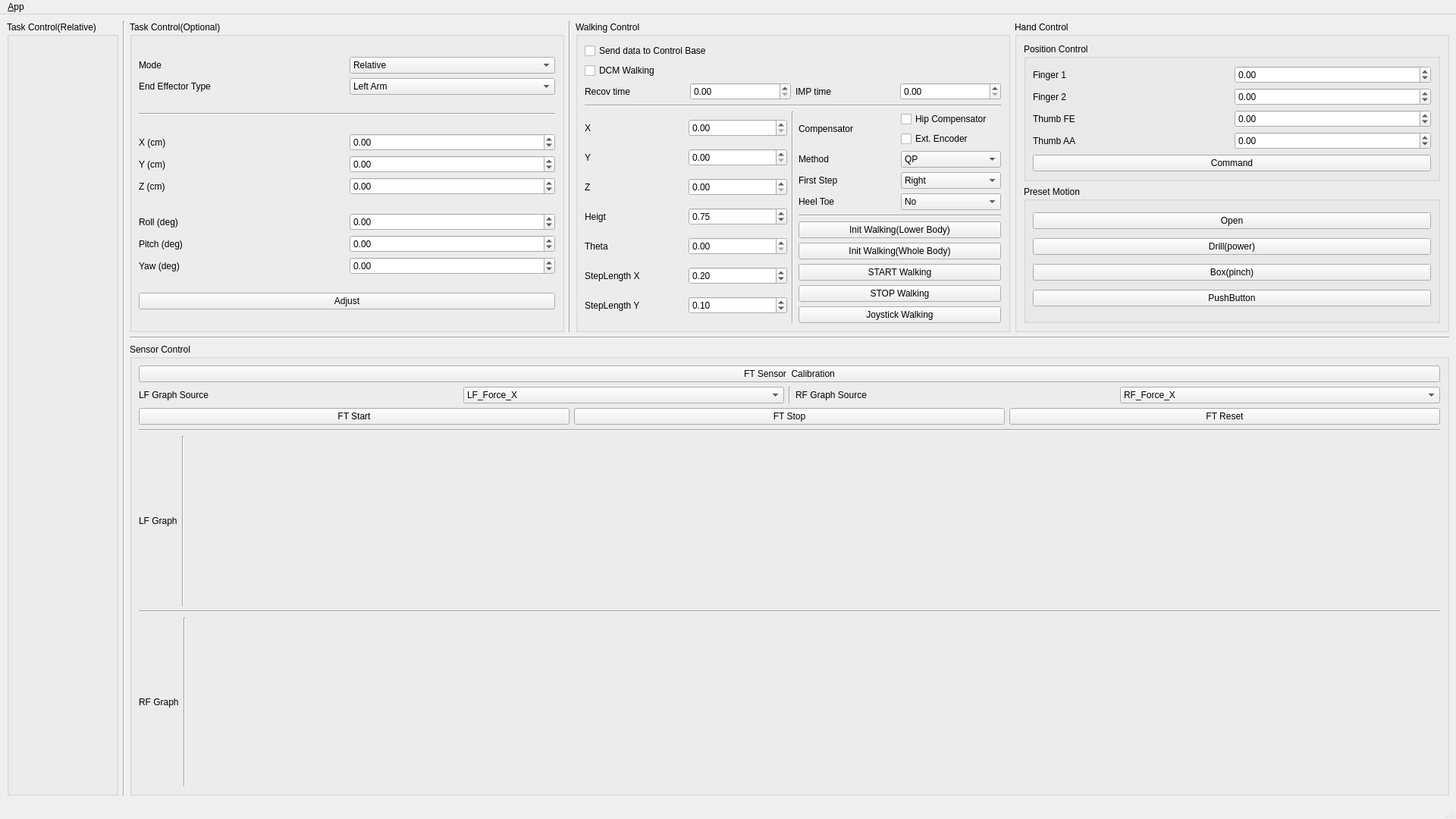
<?xml version="1.0" encoding="UTF-8"?>
<ui version="4.0">
 <class>TaskWindow</class>
 <widget class="QMainWindow" name="TaskWindow">
  <property name="geometry">
   <rect>
    <x>0</x>
    <y>0</y>
    <width>1920</width>
    <height>1080</height>
   </rect>
  </property>
  <property name="minimumSize">
   <size>
    <width>0</width>
    <height>880</height>
   </size>
  </property>
  <property name="windowTitle">
   <string>DYROS THORMANG User Interface</string>
  </property>
  <property name="windowIcon">
   <iconset>
    <normaloff>:/images/icon_2.png</normaloff>:/images/icon_2.png</iconset>
  </property>
  <property name="locale">
   <locale language="English" country="UnitedStates"/>
  </property>
  <property name="iconSize">
   <size>
    <width>24</width>
    <height>24</height>
   </size>
  </property>
  <widget class="QWidget" name="centralwidget">
   <layout class="QHBoxLayout">
    <item>
     <layout class="QVBoxLayout" name="verticalLayout_19" stretch="0">
      <item>
       <widget class="QGroupBox" name="groupBox_task_ctrl">
        <property name="title">
         <string>Task Control(Relative)</string>
        </property>
        <layout class="QHBoxLayout" name="horizontalLayout_3">
         <item>
          <layout class="QGridLayout" name="gridLayout_task_ctrl" rowstretch="0" columnstretch="0">
           <property name="sizeConstraint">
            <enum>QLayout::SetMaximumSize</enum>
           </property>
           <property name="leftMargin">
            <number>0</number>
           </property>
           <property name="topMargin">
            <number>0</number>
           </property>
           <property name="horizontalSpacing">
            <number>8</number>
           </property>
           <property name="verticalSpacing">
            <number>5</number>
           </property>
          </layout>
         </item>
         <item>
          <widget class="QLabel" name="label_36">
           <property name="text">
            <string/>
           </property>
          </widget>
         </item>
         <item>
          <layout class="QGridLayout" name="gridLayout_task_ctrl_2"/>
         </item>
        </layout>
       </widget>
      </item>
     </layout>
    </item>
    <item>
     <widget class="Line" name="line_2">
      <property name="orientation">
       <enum>Qt::Vertical</enum>
      </property>
     </widget>
    </item>
    <item>
     <layout class="QVBoxLayout" name="verticalLayout_3" stretch="0,0,1">
      <item>
       <layout class="QHBoxLayout" name="horizontalLayout_4">
        <item>
         <layout class="QVBoxLayout" name="verticalLayout_6">
          <item>
           <widget class="QGroupBox" name="groupBox_task_ctrl_option">
            <property name="title">
             <string>Task Control(Optional)</string>
            </property>
            <layout class="QVBoxLayout" name="verticalLayout">
             <item>
              <layout class="QGridLayout" name="gridLayout_3">
               <item row="1" column="1">
                <widget class="QComboBox" name="comboBox_ee_type">
                 <item>
                  <property name="text">
                   <string>Left Arm</string>
                  </property>
                 </item>
                 <item>
                  <property name="text">
                   <string>Right Arm</string>
                  </property>
                 </item>
                 <item>
                  <property name="text">
                   <string>Left Leg</string>
                  </property>
                 </item>
                 <item>
                  <property name="text">
                   <string>Right Leg</string>
                  </property>
                 </item>
                </widget>
               </item>
               <item row="1" column="0">
                <widget class="QLabel" name="label_18">
                 <property name="text">
                  <string>End Effector Type</string>
                 </property>
                </widget>
               </item>
               <item row="0" column="0">
                <widget class="QLabel" name="label_12">
                 <property name="text">
                  <string>Mode</string>
                 </property>
                </widget>
               </item>
               <item row="0" column="1">
                <widget class="QComboBox" name="comboBox_t_m">
                 <item>
                  <property name="text">
                   <string>Relative</string>
                  </property>
                 </item>
                 <item>
                  <property name="text">
                   <string>Absolute</string>
                  </property>
                 </item>
                </widget>
               </item>
              </layout>
             </item>
             <item>
              <widget class="Line" name="line_7">
               <property name="orientation">
                <enum>Qt::Horizontal</enum>
               </property>
              </widget>
             </item>
             <item>
              <layout class="QGridLayout" name="gridLayout_absol">
               <item row="2" column="0">
                <widget class="QLabel" name="label_6">
                 <property name="text">
                  <string>Z (cm)</string>
                 </property>
                </widget>
               </item>
               <item row="1" column="1">
                <widget class="QDoubleSpinBox" name="doubleSpinBox_y_ta">
                 <property name="minimum">
                  <double>-99.989999999999995</double>
                 </property>
                </widget>
               </item>
               <item row="2" column="1">
                <widget class="QDoubleSpinBox" name="doubleSpinBox_z_ta">
                 <property name="minimum">
                  <double>-99.989999999999995</double>
                 </property>
                </widget>
               </item>
               <item row="0" column="1">
                <widget class="QDoubleSpinBox" name="doubleSpinBox_x_ta">
                 <property name="minimum">
                  <double>-99.989999999999995</double>
                 </property>
                 <property name="maximum">
                  <double>99.989999999999995</double>
                 </property>
                </widget>
               </item>
               <item row="1" column="0">
                <widget class="QLabel" name="label_5">
                 <property name="text">
                  <string>Y (cm)</string>
                 </property>
                </widget>
               </item>
               <item row="0" column="0">
                <widget class="QLabel" name="label_4">
                 <property name="text">
                  <string>X (cm)</string>
                 </property>
                </widget>
               </item>
              </layout>
             </item>
             <item>
              <layout class="QGridLayout" name="gridLayout">
               <item row="1" column="0">
                <widget class="QLabel" name="label_8">
                 <property name="text">
                  <string>Pitch (deg)</string>
                 </property>
                </widget>
               </item>
               <item row="0" column="1">
                <widget class="QDoubleSpinBox" name="doubleSpinBox_r_ta">
                 <property name="minimum">
                  <double>-360.000000000000000</double>
                 </property>
                 <property name="maximum">
                  <double>360.000000000000000</double>
                 </property>
                </widget>
               </item>
               <item row="1" column="1">
                <widget class="QDoubleSpinBox" name="doubleSpinBox_p_ta">
                 <property name="minimum">
                  <double>-360.000000000000000</double>
                 </property>
                 <property name="maximum">
                  <double>360.000000000000000</double>
                 </property>
                </widget>
               </item>
               <item row="0" column="0">
                <widget class="QLabel" name="label_7">
                 <property name="text">
                  <string>Roll (deg)</string>
                 </property>
                </widget>
               </item>
               <item row="2" column="0">
                <widget class="QLabel" name="label_9">
                 <property name="text">
                  <string>Yaw (deg)</string>
                 </property>
                </widget>
               </item>
               <item row="2" column="1">
                <widget class="QDoubleSpinBox" name="doubleSpinBox_y_ta_2">
                 <property name="minimum">
                  <double>-360.000000000000000</double>
                 </property>
                 <property name="maximum">
                  <double>360.000000000000000</double>
                 </property>
                </widget>
               </item>
              </layout>
             </item>
             <item>
              <widget class="QPushButton" name="pushButton_task_option">
               <property name="text">
                <string>Adjust</string>
               </property>
              </widget>
             </item>
            </layout>
           </widget>
          </item>
         </layout>
        </item>
        <item>
         <widget class="Line" name="line">
          <property name="orientation">
           <enum>Qt::Vertical</enum>
          </property>
         </widget>
        </item>
        <item>
         <widget class="QGroupBox" name="groupBox_walk_ctrl">
          <property name="title">
           <string>Walking Control</string>
          </property>
          <layout class="QVBoxLayout" name="verticalLayout_5">
           <item>
            <widget class="QCheckBox" name="checkBox_send_data_cb">
             <property name="text">
              <string>Send data to Control Base</string>
             </property>
            </widget>
           </item>
           <item>
            <widget class="QCheckBox" name="checkBox_DCM">
             <property name="text">
              <string>DCM Walking</string>
             </property>
            </widget>
           </item>
           <item>
            <layout class="QVBoxLayout" name="verticalLayout_30">
             <item>
              <layout class="QHBoxLayout" name="horizontalLayout_2">
               <item>
                <widget class="QLabel" name="label_11">
                 <property name="text">
                  <string>Recov time</string>
                 </property>
                </widget>
               </item>
               <item>
                <widget class="QDoubleSpinBox" name="doubleSpinBox_walk_recov_time"/>
               </item>
               <item>
                <widget class="QLabel" name="label_10">
                 <property name="text">
                  <string>IMP time</string>
                 </property>
                </widget>
               </item>
               <item>
                <widget class="QDoubleSpinBox" name="doubleSpinBox_walk_imp_time"/>
               </item>
              </layout>
             </item>
             <item>
              <widget class="Line" name="line_6">
               <property name="orientation">
                <enum>Qt::Horizontal</enum>
               </property>
              </widget>
             </item>
             <item>
              <layout class="QHBoxLayout" name="horizontalLayout_18">
               <item>
                <layout class="QGridLayout" name="gridLayout_11">
                 <item row="4" column="1">
                  <widget class="QDoubleSpinBox" name="doubleSpinBox_walk_theta"/>
                 </item>
                 <item row="1" column="0">
                  <widget class="QLabel" name="label_25">
                   <property name="text">
                    <string>Y</string>
                   </property>
                  </widget>
                 </item>
                 <item row="6" column="0">
                  <widget class="QLabel" name="label_33">
                   <property name="text">
                    <string>StepLength Y</string>
                   </property>
                  </widget>
                 </item>
                 <item row="2" column="0">
                  <widget class="QLabel" name="label_26">
                   <property name="text">
                    <string>Z</string>
                   </property>
                  </widget>
                 </item>
                 <item row="5" column="1">
                  <widget class="QDoubleSpinBox" name="doubleSpinBox_walk_step_x">
                   <property name="maximum">
                    <double>5.000000000000000</double>
                   </property>
                   <property name="singleStep">
                    <double>0.010000000000000</double>
                   </property>
                   <property name="value">
                    <double>0.200000000000000</double>
                   </property>
                  </widget>
                 </item>
                 <item row="3" column="1">
                  <widget class="QDoubleSpinBox" name="doubleSpinBox_walk_height">
                   <property name="maximum">
                    <double>1.500000000000000</double>
                   </property>
                   <property name="singleStep">
                    <double>0.050000000000000</double>
                   </property>
                   <property name="value">
                    <double>0.750000000000000</double>
                   </property>
                  </widget>
                 </item>
                 <item row="0" column="0">
                  <widget class="QLabel" name="label_24">
                   <property name="text">
                    <string>X</string>
                   </property>
                  </widget>
                 </item>
                 <item row="0" column="1">
                  <widget class="QDoubleSpinBox" name="doubleSpinBox_walk_x">
                   <property name="maximum">
                    <double>99.000000000000000</double>
                   </property>
                   <property name="singleStep">
                    <double>0.050000000000000</double>
                   </property>
                  </widget>
                 </item>
                 <item row="2" column="1">
                  <widget class="QDoubleSpinBox" name="doubleSpinBox_walk_z">
                   <property name="maximum">
                    <double>99.000000000000000</double>
                   </property>
                   <property name="singleStep">
                    <double>0.050000000000000</double>
                   </property>
                  </widget>
                 </item>
                 <item row="5" column="0">
                  <widget class="QLabel" name="label_32">
                   <property name="text">
                    <string>StepLength X</string>
                   </property>
                  </widget>
                 </item>
                 <item row="6" column="1">
                  <widget class="QDoubleSpinBox" name="doubleSpinBox_walk_step_y">
                   <property name="maximum">
                    <double>5.000000000000000</double>
                   </property>
                   <property name="singleStep">
                    <double>0.010000000000000</double>
                   </property>
                   <property name="value">
                    <double>0.100000000000000</double>
                   </property>
                  </widget>
                 </item>
                 <item row="1" column="1">
                  <widget class="QDoubleSpinBox" name="doubleSpinBox_walk_y">
                   <property name="maximum">
                    <double>99.000000000000000</double>
                   </property>
                   <property name="singleStep">
                    <double>0.050000000000000</double>
                   </property>
                  </widget>
                 </item>
                 <item row="4" column="0">
                  <widget class="QLabel" name="label_31">
                   <property name="text">
                    <string>Theta</string>
                   </property>
                  </widget>
                 </item>
                 <item row="3" column="0">
                  <widget class="QLabel" name="label_27">
                   <property name="text">
                    <string>Heigt</string>
                   </property>
                  </widget>
                 </item>
                </layout>
               </item>
               <item>
                <widget class="Line" name="line_3">
                 <property name="orientation">
                  <enum>Qt::Vertical</enum>
                 </property>
                </widget>
               </item>
               <item>
                <layout class="QVBoxLayout" name="verticalLayout_39">
                 <item>
                  <layout class="QGridLayout" name="gridLayout_4">
                   <item row="3" column="1">
                    <widget class="QComboBox" name="comboBox_method">
                     <property name="currentIndex">
                      <number>2</number>
                     </property>
                     <item>
                      <property name="text">
                       <string>Inverse Kinematics</string>
                      </property>
                     </item>
                     <item>
                      <property name="text">
                       <string>Jacobian</string>
                      </property>
                     </item>
                     <item>
                      <property name="text">
                       <string>QP</string>
                      </property>
                     </item>
                    </widget>
                   </item>
                   <item row="4" column="0">
                    <widget class="QLabel" name="label_34">
                     <property name="text">
                      <string>First Step</string>
                     </property>
                    </widget>
                   </item>
                   <item row="3" column="0">
                    <widget class="QLabel" name="label_23">
                     <property name="text">
                      <string>Method</string>
                     </property>
                    </widget>
                   </item>
                   <item row="0" column="0">
                    <widget class="QLabel" name="label_22">
                     <property name="text">
                      <string>Compensator</string>
                     </property>
                    </widget>
                   </item>
                   <item row="5" column="1">
                    <widget class="QComboBox" name="comboBox_heel_toe">
                     <item>
                      <property name="text">
                       <string>No</string>
                      </property>
                     </item>
                     <item>
                      <property name="text">
                       <string>Yes</string>
                      </property>
                     </item>
                    </widget>
                   </item>
                   <item row="5" column="0">
                    <widget class="QLabel" name="label_35">
                     <property name="text">
                      <string>Heel Toe</string>
                     </property>
                    </widget>
                   </item>
                   <item row="4" column="1">
                    <widget class="QComboBox" name="comboBox_first_step">
                     <item>
                      <property name="text">
                       <string>Right</string>
                      </property>
                     </item>
                     <item>
                      <property name="text">
                       <string>Left</string>
                      </property>
                     </item>
                    </widget>
                   </item>
                   <item row="0" column="1">
                    <layout class="QVBoxLayout" name="verticalLayout_4">
                     <property name="topMargin">
                      <number>0</number>
                     </property>
                     <item>
                      <widget class="QCheckBox" name="checkBox_hip_compensator">
                       <property name="text">
                        <string>Hip Compensator</string>
                       </property>
                      </widget>
                     </item>
                     <item>
                      <widget class="QCheckBox" name="checkBox_ext_encoder_cmp">
                       <property name="text">
                        <string>Ext. Encoder</string>
                       </property>
                      </widget>
                     </item>
                    </layout>
                   </item>
                  </layout>
                 </item>
                 <item>
                  <widget class="Line" name="line_5">
                   <property name="orientation">
                    <enum>Qt::Horizontal</enum>
                   </property>
                  </widget>
                 </item>
                 <item>
                  <widget class="QPushButton" name="button_walk_init_lowerbody">
                   <property name="text">
                    <string>Init Walking(Lower Body)</string>
                   </property>
                  </widget>
                 </item>
                 <item>
                  <widget class="QPushButton" name="button_walk_init_wholebody">
                   <property name="text">
                    <string>Init Walking(Whole Body)</string>
                   </property>
                  </widget>
                 </item>
                 <item>
                  <widget class="QPushButton" name="button_walk_start">
                   <property name="text">
                    <string>START Walking</string>
                   </property>
                  </widget>
                 </item>
                 <item>
                  <widget class="QPushButton" name="button_walk_stop">
                   <property name="text">
                    <string>STOP Walking</string>
                   </property>
                  </widget>
                 </item>
                 <item>
                  <widget class="QPushButton" name="button_joy_walk">
                   <property name="text">
                    <string>Joystick Walking</string>
                   </property>
                  </widget>
                 </item>
                </layout>
               </item>
              </layout>
             </item>
            </layout>
           </item>
          </layout>
         </widget>
        </item>
        <item>
         <widget class="QGroupBox" name="groupBox">
          <property name="title">
           <string>Hand Control</string>
          </property>
          <layout class="QVBoxLayout" name="verticalLayout_7">
           <item>
            <widget class="QGroupBox" name="groupBox_2">
             <property name="title">
              <string>Position Control</string>
             </property>
             <layout class="QVBoxLayout" name="verticalLayout_9">
              <item>
               <layout class="QGridLayout" name="gridLayout_12">
                <item row="1" column="1">
                 <widget class="QDoubleSpinBox" name="doubleSpinBox_hand_finger2">
                  <property name="minimum">
                   <double>-90.000000000000000</double>
                  </property>
                  <property name="maximum">
                   <double>90.000000000000000</double>
                  </property>
                  <property name="singleStep">
                   <double>3.000000000000000</double>
                  </property>
                  <property name="value">
                   <double>0.000000000000000</double>
                  </property>
                 </widget>
                </item>
                <item row="3" column="0">
                 <widget class="QLabel" name="label_40">
                  <property name="text">
                   <string>Thumb AA</string>
                  </property>
                 </widget>
                </item>
                <item row="1" column="0">
                 <widget class="QLabel" name="label_28">
                  <property name="text">
                   <string>Finger 2</string>
                  </property>
                 </widget>
                </item>
                <item row="0" column="0">
                 <widget class="QLabel" name="label_30">
                  <property name="text">
                   <string>Finger 1</string>
                  </property>
                 </widget>
                </item>
                <item row="0" column="1">
                 <widget class="QDoubleSpinBox" name="doubleSpinBox_hand_finger1">
                  <property name="minimum">
                   <double>-90.000000000000000</double>
                  </property>
                  <property name="maximum">
                   <double>90.000000000000000</double>
                  </property>
                  <property name="singleStep">
                   <double>3.000000000000000</double>
                  </property>
                  <property name="value">
                   <double>0.000000000000000</double>
                  </property>
                 </widget>
                </item>
                <item row="2" column="1">
                 <widget class="QDoubleSpinBox" name="doubleSpinBox_hand_thumb_fe">
                  <property name="minimum">
                   <double>-90.000000000000000</double>
                  </property>
                  <property name="maximum">
                   <double>90.000000000000000</double>
                  </property>
                  <property name="singleStep">
                   <double>3.000000000000000</double>
                  </property>
                  <property name="value">
                   <double>0.000000000000000</double>
                  </property>
                 </widget>
                </item>
                <item row="2" column="0">
                 <widget class="QLabel" name="label_29">
                  <property name="text">
                   <string>Thumb FE</string>
                  </property>
                 </widget>
                </item>
                <item row="3" column="1">
                 <widget class="QDoubleSpinBox" name="doubleSpinBox_hand_thumb_aa">
                  <property name="minimum">
                   <double>-90.000000000000000</double>
                  </property>
                  <property name="maximum">
                   <double>90.000000000000000</double>
                  </property>
                  <property name="singleStep">
                   <double>3.000000000000000</double>
                  </property>
                  <property name="value">
                   <double>0.000000000000000</double>
                  </property>
                 </widget>
                </item>
               </layout>
              </item>
              <item>
               <widget class="QPushButton" name="button_hand_command">
                <property name="text">
                 <string>Command</string>
                </property>
               </widget>
              </item>
             </layout>
            </widget>
           </item>
           <item>
            <widget class="QGroupBox" name="groupBox_3">
             <property name="title">
              <string>Preset Motion</string>
             </property>
             <layout class="QVBoxLayout" name="verticalLayout_8">
              <item>
               <widget class="QPushButton" name="button_hand_preset_open">
                <property name="text">
                 <string>Open</string>
                </property>
               </widget>
              </item>
              <item>
               <widget class="QPushButton" name="button_hand_preset_drill_power">
                <property name="text">
                 <string>Drill(power)</string>
                </property>
               </widget>
              </item>
              <item>
               <widget class="QPushButton" name="button_hand_preset_box_pinch">
                <property name="text">
                 <string>Box(pinch)</string>
                </property>
               </widget>
              </item>
              <item>
               <widget class="QPushButton" name="pushButton_4">
                <property name="text">
                 <string>PushButton</string>
                </property>
               </widget>
              </item>
             </layout>
            </widget>
           </item>
          </layout>
         </widget>
        </item>
       </layout>
      </item>
      <item>
       <widget class="Line" name="line_4">
        <property name="orientation">
         <enum>Qt::Horizontal</enum>
        </property>
       </widget>
      </item>
      <item>
       <widget class="QGroupBox" name="groupBox_sensor_ctrl">
        <property name="title">
         <string>Sensor Control</string>
        </property>
        <layout class="QVBoxLayout" name="verticalLayout_2" stretch="0,0,0,0,1,0,1">
         <item>
          <widget class="QPushButton" name="button_ft_calib">
           <property name="text">
            <string>FT Sensor  Calibration</string>
           </property>
          </widget>
         </item>
         <item>
          <layout class="QHBoxLayout" name="horizontalLayout_5">
           <item>
            <widget class="QLabel" name="label_3">
             <property name="text">
              <string>LF Graph Source </string>
             </property>
            </widget>
           </item>
           <item>
            <widget class="QComboBox" name="comboBox_LF">
             <item>
              <property name="text">
               <string>LF_Force_X</string>
              </property>
             </item>
             <item>
              <property name="text">
               <string>LF_Force_Y</string>
              </property>
             </item>
             <item>
              <property name="text">
               <string>LF_Force_Z</string>
              </property>
             </item>
             <item>
              <property name="text">
               <string>LF_Torque_X</string>
              </property>
             </item>
             <item>
              <property name="text">
               <string>LF_Torque_Y</string>
              </property>
             </item>
             <item>
              <property name="text">
               <string>LF_Torque_Z</string>
              </property>
             </item>
            </widget>
           </item>
           <item>
            <widget class="Line" name="line_8">
             <property name="orientation">
              <enum>Qt::Vertical</enum>
             </property>
            </widget>
           </item>
           <item>
            <widget class="QLabel" name="label_13">
             <property name="text">
              <string>RF Graph Source</string>
             </property>
            </widget>
           </item>
           <item>
            <widget class="QComboBox" name="comboBox_RF">
             <item>
              <property name="text">
               <string>RF_Force_X</string>
              </property>
             </item>
             <item>
              <property name="text">
               <string>RF_Force_Y</string>
              </property>
             </item>
             <item>
              <property name="text">
               <string>RF_Force_Z</string>
              </property>
             </item>
             <item>
              <property name="text">
               <string>RF_Torque_X</string>
              </property>
             </item>
             <item>
              <property name="text">
               <string>RF_Torque_Y</string>
              </property>
             </item>
             <item>
              <property name="text">
               <string>RF_Torque_Z</string>
              </property>
             </item>
            </widget>
           </item>
          </layout>
         </item>
         <item>
          <layout class="QHBoxLayout" name="horizontalLayout" stretch="0,0,0">
           <item>
            <widget class="QPushButton" name="pushButton_ft_start">
             <property name="text">
              <string>FT Start</string>
             </property>
            </widget>
           </item>
           <item>
            <widget class="QPushButton" name="pushButton_ft_stop">
             <property name="text">
              <string>FT Stop</string>
             </property>
            </widget>
           </item>
           <item>
            <widget class="QPushButton" name="pushButton_ft_reset">
             <property name="text">
              <string>FT Reset</string>
             </property>
            </widget>
           </item>
          </layout>
         </item>
         <item>
          <widget class="Line" name="line_11">
           <property name="orientation">
            <enum>Qt::Horizontal</enum>
           </property>
          </widget>
         </item>
         <item>
          <layout class="QHBoxLayout" name="horizontalLayout_6" stretch="0,0,1">
           <item>
            <widget class="QLabel" name="label">
             <property name="text">
              <string>LF Graph</string>
             </property>
            </widget>
           </item>
           <item>
            <widget class="Line" name="line_9">
             <property name="orientation">
              <enum>Qt::Vertical</enum>
             </property>
            </widget>
           </item>
           <item>
            <widget class="QWidget" name="widget1" native="true">
             <property name="minimumSize">
              <size>
               <width>0</width>
               <height>0</height>
              </size>
             </property>
             <layout class="QHBoxLayout" name="horizontalLayout_8"/>
            </widget>
           </item>
          </layout>
         </item>
         <item>
          <widget class="Line" name="line_12">
           <property name="orientation">
            <enum>Qt::Horizontal</enum>
           </property>
          </widget>
         </item>
         <item>
          <layout class="QHBoxLayout" name="horizontalLayout_7" stretch="0,0,1">
           <item>
            <widget class="QLabel" name="label_2">
             <property name="text">
              <string>RF Graph</string>
             </property>
            </widget>
           </item>
           <item>
            <widget class="Line" name="line_10">
             <property name="orientation">
              <enum>Qt::Vertical</enum>
             </property>
            </widget>
           </item>
           <item>
            <widget class="QWidget" name="widget2" native="true">
             <layout class="QHBoxLayout" name="horizontalLayout_9"/>
            </widget>
           </item>
          </layout>
         </item>
        </layout>
       </widget>
      </item>
     </layout>
    </item>
   </layout>
  </widget>
  <widget class="QMenuBar" name="menubar">
   <property name="geometry">
    <rect>
     <x>0</x>
     <y>0</y>
     <width>1920</width>
     <height>25</height>
    </rect>
   </property>
   <widget class="QMenu" name="menu_File">
    <property name="title">
     <string>&amp;App</string>
    </property>
    <addaction name="action_Preferences"/>
    <addaction name="separator"/>
    <addaction name="actionAbout"/>
    <addaction name="actionAbout_Qt"/>
    <addaction name="separator"/>
    <addaction name="action_Quit"/>
   </widget>
   <addaction name="menu_File"/>
  </widget>
  <widget class="QStatusBar" name="statusbar"/>
  <action name="action_Quit">
   <property name="text">
    <string>&amp;Quit</string>
   </property>
   <property name="shortcut">
    <string>Ctrl+Q</string>
   </property>
   <property name="shortcutContext">
    <enum>Qt::ApplicationShortcut</enum>
   </property>
  </action>
  <action name="action_Preferences">
   <property name="text">
    <string>&amp;Preferences</string>
   </property>
  </action>
  <action name="actionAbout">
   <property name="text">
    <string>&amp;About</string>
   </property>
  </action>
  <action name="actionAbout_Qt">
   <property name="text">
    <string>About &amp;Qt</string>
   </property>
  </action>
 </widget>
 <resources/>
 <connections>
  <connection>
   <sender>action_Quit</sender>
   <signal>triggered()</signal>
   <receiver>TaskWindow</receiver>
   <slot>close()</slot>
   <hints>
    <hint type="sourcelabel">
     <x>-1</x>
     <y>-1</y>
    </hint>
    <hint type="destinationlabel">
     <x>399</x>
     <y>299</y>
    </hint>
   </hints>
  </connection>
 </connections>
 <slots>
  <slot>combobox_test1()</slot>
 </slots>
</ui>
